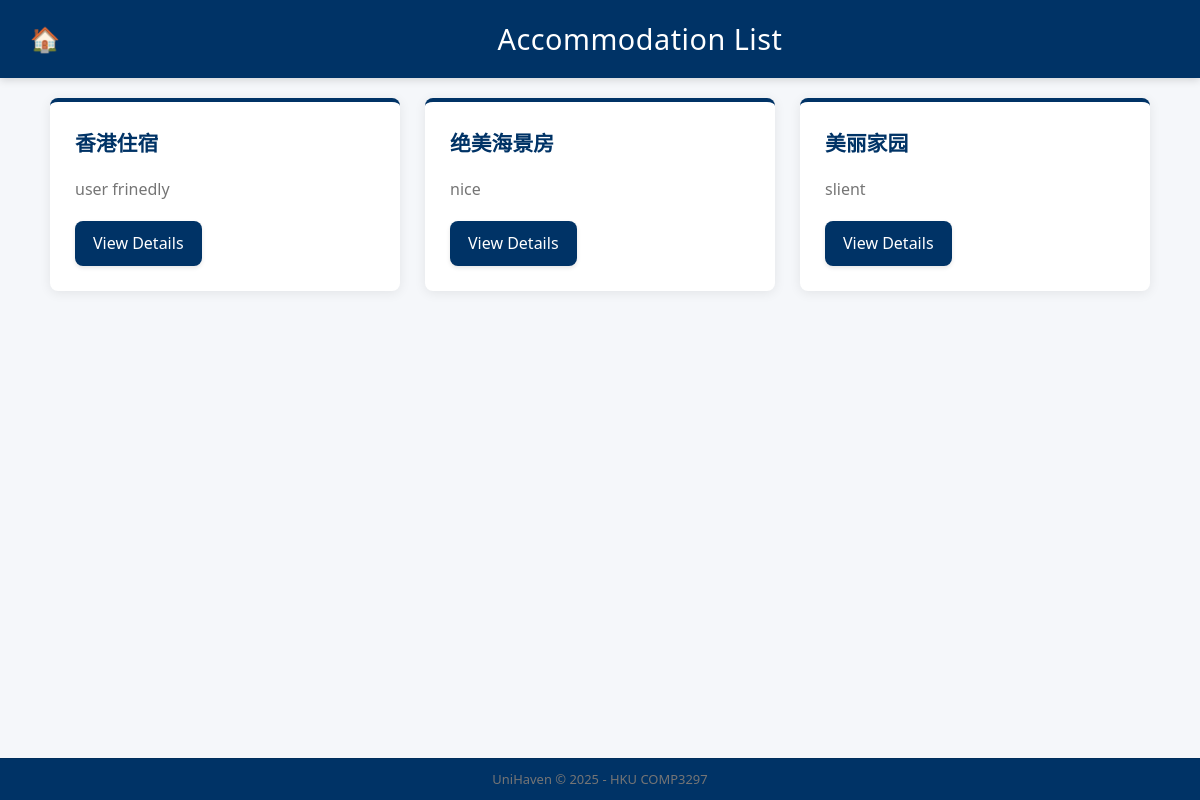
The app's page /list-accommodation/, older data.
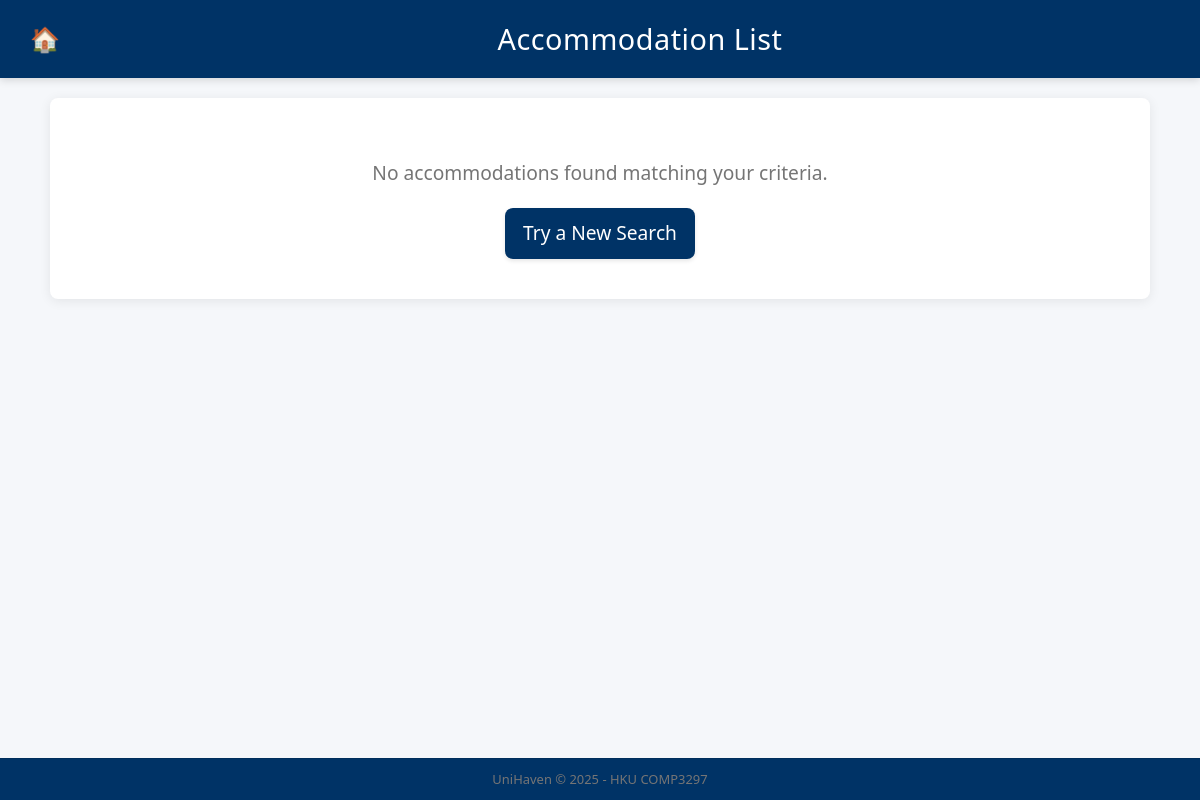
The same page, newer data.
### accommodation/models.py (models this page shows, shortened)
class Accommodation(models.Model):
    TYPE_CHOICES = [
        ('APARTMENT', 'Apartment'),
        ('HOUSE', 'House'),
        ('HOSTEL', 'Hostel'),
    ]
    title = models.CharField(max_length=200)
    description = models.TextField()
    type = models.CharField(max_length=20, choices=TYPE_CHOICES)
    beds = models.IntegerField()
    bedrooms = models.IntegerField()
    price = models.DecimalField(max_digits=10, decimal_places=2)
    available_from = models.DateField(null=True, blank=True)
    available_to = models.DateField(null=True, blank=True)
    userID = models.CharField(max_length=255, blank=True, default="")
    reserved = models.BooleanField(default=False)
    building_name = models.CharField(max_length=200, default="", blank=True)
    estate_name = models.CharField(max_length=200, default="", blank=True)
    street_name = models.CharField(max_length=200, default="", blank=True)
    building_no = models.CharField(max_length=20, default="", blank=True)
    district = models.CharField(max_length=200, default="", blank=True)
    region = models.CharField(max_length=100, default="", blank=True)
    latitude = models.FloatField(blank=True)
    longitude = models.FloatField(blank=True)
    geo_address = models.CharField(max_length=200, blank=True)
    rating = models.FloatField(default=0.0, blank=True)

### accommodation/views.py (the view, shortened to what this page needs)
# urls.py: path("list-accommodation/", views.list_accommodation, name="list_accommodation"),
def list_accommodation(request):
    accommodations = Accommodation.objects.all()
    accommodation_type = request.GET.get("type", "")
    region = request.GET.get("region", "")
    available_from = request.GET.get("available_from", "")
    available_to = request.GET.get("available_to", "")
    min_beds = request.GET.get("min_beds", "")
    min_bedrooms = request.GET.get("min_bedrooms", "")
    max_price = request.GET.get("max_price", "")
    if accommodation_type:
        accommodations = accommodations.filter(type=accommodation_type)
    if region:
        accommodations = accommodations.filter(region=region)
    if min_beds:
        accommodations = accommodations.filter(beds__gte=min_beds)
    if min_bedrooms:
        accommodations = accommodations.filter(bedrooms__gte=min_bedrooms)
    if max_price:
        accommodations = accommodations.filter(price__lte=max_price)
    if request.headers.get('Accept') == 'application/json':
        accommodations_data = list(accommodations.values(
            'id', 'title', 'description', 'type', 'price', 'beds', 'bedrooms', 'available_from', 'available_to', 'region'
        ))
        return JsonResponse({'accommodations': accommodations_data})
    return render(request, 'accommodation/accommodation_list.html', {
        'accommodations': accommodations,
        'accommodation_type': accommodation_type,
        'region': region,
        'available_from': available_from,
        'available_to': available_to,
        'min_beds': min_beds,
        'min_bedrooms': min_bedrooms,
        'max_price': max_price,
    })

### accommodation/templates/accommodation/accommodation_list.html (shortened to what this page needs)
{% extends 'accommodation/base.html' %}
{% load static %}
{% block nav_title %}Accommodation List{% endblock %}
{% block content %}
<div class="container">
    {% if accommodations %}
        <div class="card-grid">
            {% for accommodation in accommodations %}
                <div class="card">
                    <div class="card-content">
                        <h2 class="card-title">{{ accommodation.title }}</h2>
                        <p class="card-description">{{ accommodation.description }}</p>
                        <a href="{% url 'accommodation_detail' accommodation.pk %}" class="btn btn-primary">View Details</a>
                    </div>
                </div>
            {% endfor %}
        </div>
    {% else %}
        <div class="no-results">
            <p>No accommodations found matching your criteria.</p>
            <a href="{% url 'search_accommodation' %}" class="btn btn-primary">Try a New Search</a>
        </div>
    {% endif %}
</div>
{% endblock %}

Row changes from the older to the newer data that the page shows:
removed Accommodation: title "香港住宿", description "user frinedly"
removed Accommodation: title "绝美海景房", description "nice"
removed Accommodation: title "美丽家园", description "slient"
Text that changed along with them:
text now shown: "No accommodations found matching your criteria. Try a New Search"
